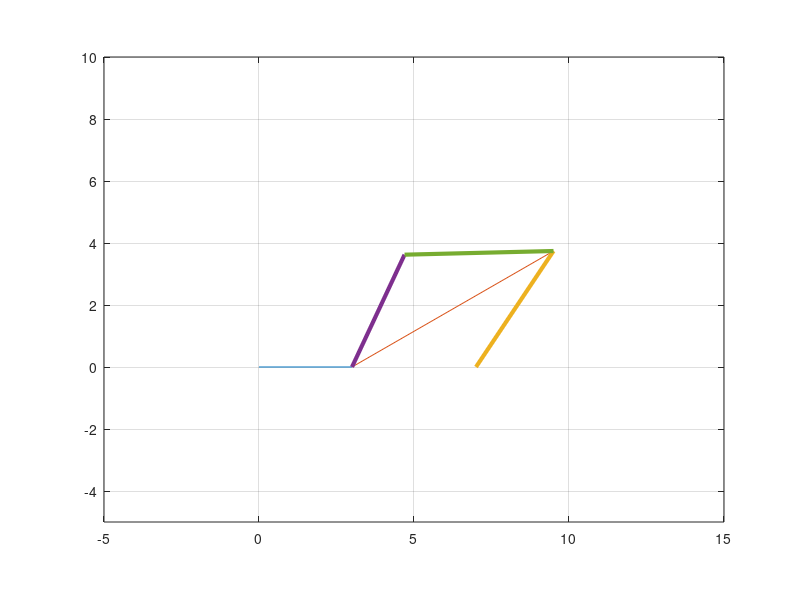
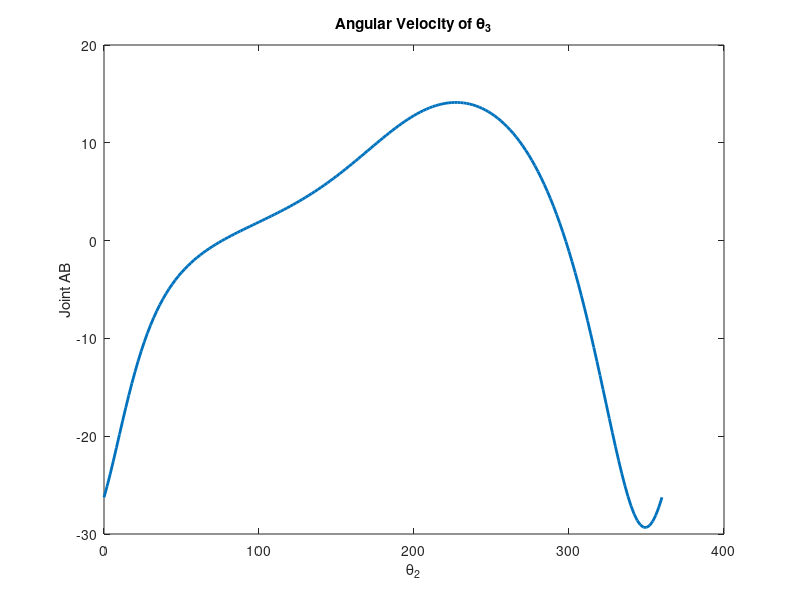
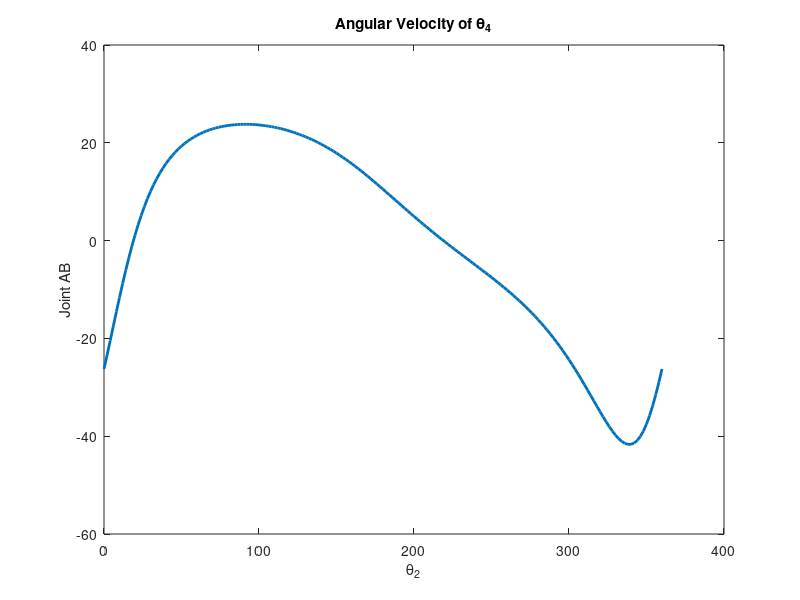
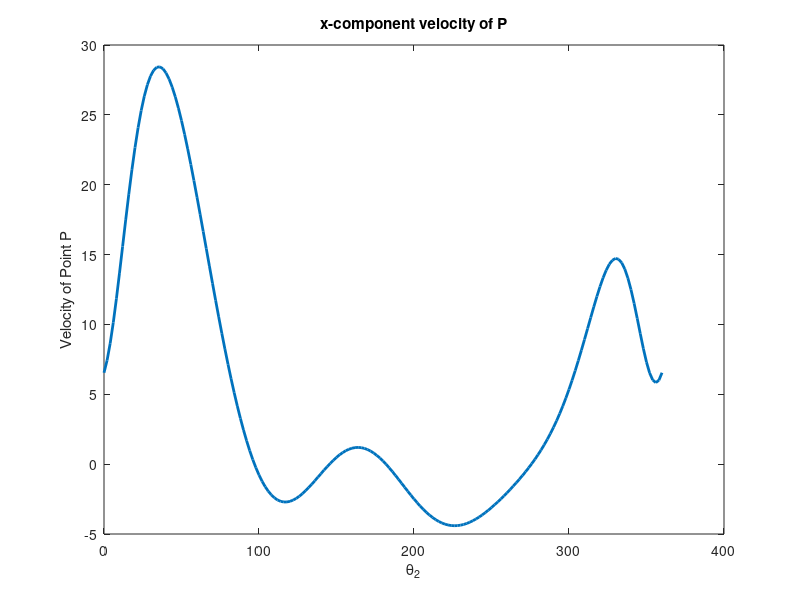

These figures' MATLAB source, in order:
%FOUR BAR LINKAGE MECHANISM


clear all
close all

L0 = 7;
L1 = 3;
L2 = 7.5;
L3 = 4.5;

L_AP = 4;
alpha = 35;

theta2 = 0:2:360;
figure(1); 
for i = 1:length(theta2)
    
  if theta2(i) > 360
   theta2(i) = theta2(i)-360;
  end
  
   AC(i) = sqrt(L0^2 + L1^2 - 2*L0*L1*cosd(theta2(i)));
   beta(i) = acosd((L0^2 + AC(i)^2 - L1^2) / (2*L0*AC(i)));
   psi(i) = acosd((L2^2 + AC(i)^2 - L3^2) / (2*L2*AC(i)));
   lamda(i) = acosd((L3^2 + AC(i)^2 - L2^2) / (2*L3*AC(i)));
   
   theta3(i) = psi(i) - beta(i);
   theta4(i) = 180 - lamda(i) - beta(i);
   
   if theta2(i) > 180
       theta3(i) = psi(i) + beta(i);
       theta4(i) = 180 - lamda(i) + beta(i);
   end
   
   %Define the joints position
   Ox(i) = 0;
   Oy(i) = 0;
   
   Ax(i) = Ox(i) + L1*cosd(theta2(i));
   Ay(i) = Oy(i) + L1*sind(theta2(i));
   
   Bx(i) = Ox(i) + Ax(i) + L2*cosd(theta3(i));
   By(i) = Oy(i) + Ay(i) + L2*sind(theta3(i));
   
   Cx(i) = L0;
   Cy(i) = 0;
   
   Px(i) = Ox(i) + Ax(i) + L_AP*cosd(alpha+theta3(i));
   Py(i) = Oy(i) + Ay(i) + L_AP*sind(alpha+theta3(i));
   
   
   r = [ L2*cosd(theta3(i)), -L3*cosd(theta4(i));...
         L2*sind(theta3(i)), -L3*sind(theta4(i)) ];
    
   v = [ -L1*alpha*cosd(theta2(i)); -L1*alpha*sind(theta2(i))];
   
   w(i,:) = inv(r)*v;
   om2(i) = w(i,1);
   om4(i) = w(i,2);
   
   alpha_dot(i) = - (L1*om2(i)*cosd(theta2(i)) - L3*om4(i)*cosd(theta4(i)))/ ...
                    (L2*cosd(alpha) + L_AP*cosd(alpha));
                
   V_Px(i) = alpha_dot(i)*Px(i);
   V_Py(i) = alpha_dot(i)*Py(i);

   plot( [Ox(i) Ax(i)], [Oy(i) Ay(i)], [Ax(i) Bx(i)], [Ay(i) By(i)] ...
       , [Bx(i) Cx(i)], [By(i) Cy(i)], 'LineWidth',3)
   hold on;
   
   plot( [Ax(i) Px(i)], [Ay(i) Py(i)],'LineWidth',3)
   plot( [Bx(i) Px(i)], [By(i) Py(i)],'LineWidth',3)
  
    grid;
    axis equal;
    axis([-5 15 -5 10]);
    drawnow;
    hold off;
    
end

figure(2)
plot(theta2, om2,'LineWidth',2)
title('Angular Velocity of \theta_3')
xlabel('\theta_2')
ylabel('Joint AB')

figure(3)
plot(theta2, om4,'LineWidth',2)
title('Angular Velocity of \theta_4')
xlabel('\theta_2')
ylabel('Joint AB')

figure(4)
plot(theta2,  V_Px,'LineWidth',2)
title('x-component velocity of P')
xlabel('\theta_2')
ylabel('Velocity of Point P')

figure(5)
plot(theta2,  V_Py,'LineWidth',2)
title('y-component velocity of P')
xlabel('\theta_2')
ylabel('Velocity of Point P')